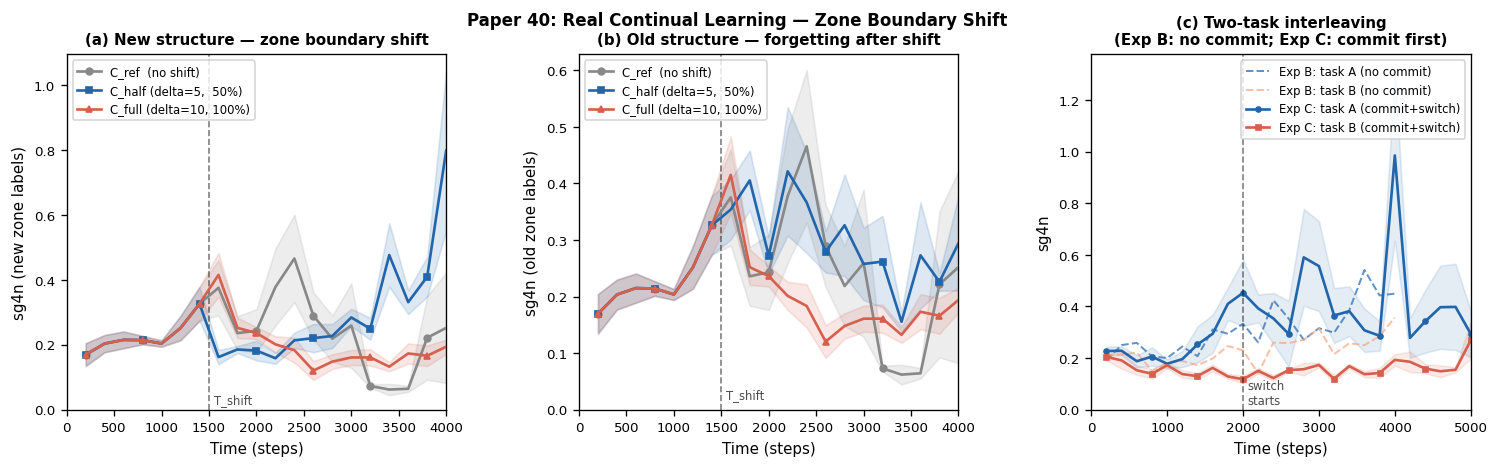

This figure's Python source:
"""paper40_figure1.py -- 3-panel figure for Paper 40"""
import json, math, numpy as np, matplotlib
matplotlib.use('Agg')
import matplotlib.pyplot as plt
import matplotlib.patches as mpatches

DATA = 'results/paper40_results.json'
OUT_PDF = 'paper40_figure1.pdf'
OUT_PNG = 'paper40_figure1.png'

T_SHIFT_A  = 1500
T_COMMIT_C = 2000
ZW = 10

BLUE  = '#2166ac'
RED   = '#d6604d'
GREEN = '#4dac26'
GRAY  = '#888888'
ORANGE= '#f4a582'
PURPLE= '#762a83'

def mn(lst):
    v = [x for x in lst if x is not None and not math.isnan(x)]
    return (float(np.mean(v)), float(np.std(v)/np.sqrt(len(v)))) if v else (float('nan'), float('nan'))

def load():
    with open(DATA) as f: return json.load(f)

data = load()

fig, axes = plt.subplots(1, 3, figsize=(13, 4))
fig.subplots_adjust(left=0.07, right=0.97, bottom=0.14, top=0.88, wspace=0.35)

# ── Panel (a): Exp A — new zone structure building ────────────────────────────
ax = axes[0]
CPS_A = list(range(200, 4001, 200))
label_map = {
    0:  ('C_ref  (no shift)',        GRAY,   '-',  'o'),
    5:  ('C_half (delta=5,  50%)',   BLUE,   '-',  's'),
    10: ('C_full (delta=10, 100%)', RED,    '-',  '^'),
}
for delta, (lbl, col, ls, mk) in label_map.items():
    runs = [r for r in data if r['exp']=='A' and r['delta_after']==delta]
    ts   = runs[0]['ts']
    n    = len(ts)
    vals = [mn([r['sg4ns_new'][i] for r in runs]) for i in range(n)]
    means = [v[0] for v in vals]; sems = [v[1] for v in vals]
    ts_a = np.array(ts)
    ax.plot(ts_a, means, color=col, ls=ls, lw=1.6, marker=mk, ms=4,
            markevery=3, label=lbl, zorder=3)
    ax.fill_between(ts_a, np.array(means)-np.array(sems),
                    np.array(means)+np.array(sems), color=col, alpha=0.15)

ax.axvline(T_SHIFT_A, color='k', lw=1.0, ls='--', alpha=0.5)
ax.text(T_SHIFT_A+50, 0.02, 'T_shift', fontsize=7, color='k', alpha=0.7)
ax.set_xlabel('Time (steps)', fontsize=9)
ax.set_ylabel('sg4n (new zone labels)', fontsize=9)
ax.set_title('(a) New structure — zone boundary shift', fontsize=9, fontweight='bold')
ax.legend(fontsize=7, loc='upper left')
ax.set_xlim(0, 4000); ax.set_ylim(bottom=0)
ax.tick_params(labelsize=8)

# ── Panel (b): Exp A — old structure forgetting (C_half most interesting) ─────
ax = axes[1]
for delta, (lbl, col, ls, mk) in label_map.items():
    runs = [r for r in data if r['exp']=='A' and r['delta_after']==delta]
    ts   = runs[0]['ts']; n = len(ts)
    # old = sg4n_old for shifted conds, = sg4n_new for ref (they're the same)
    vals = [mn([r['sg4ns_old'][i] for r in runs]) for i in range(n)]
    means = [v[0] for v in vals]; sems = [v[1] for v in vals]
    ts_a = np.array(ts)
    ax.plot(ts_a, means, color=col, ls=ls, lw=1.6, marker=mk, ms=4,
            markevery=3, label=lbl, zorder=3)
    ax.fill_between(ts_a, np.array(means)-np.array(sems),
                    np.array(means)+np.array(sems), color=col, alpha=0.15)

ax.axvline(T_SHIFT_A, color='k', lw=1.0, ls='--', alpha=0.5)
ax.text(T_SHIFT_A+50, 0.02, 'T_shift', fontsize=7, color='k', alpha=0.7)
ax.set_xlabel('Time (steps)', fontsize=9)
ax.set_ylabel('sg4n (old zone labels)', fontsize=9)
ax.set_title('(b) Old structure — forgetting after shift', fontsize=9, fontweight='bold')
ax.legend(fontsize=7, loc='upper left')
ax.set_xlim(0, 4000); ax.set_ylim(bottom=0)
ax.tick_params(labelsize=8)

# ── Panel (c): Exp C — post-commitment interleaved switching ──────────────────
ax = axes[2]
CPS_C = list(range(200, 5001, 200))
runs_B = [r for r in data if r['exp']=='B']
runs_C = [r for r in data if r['exp']=='C']

# Exp B (no commitment): sg4n_A, sg4n_B
if runs_B:
    ts_b = np.array(runs_B[0]['ts'])
    n_b  = len(ts_b)
    vA = [mn([r['sg4ns_A'][i] for r in runs_B]) for i in range(n_b)]
    vB = [mn([r['sg4ns_B'][i] for r in runs_B]) for i in range(n_b)]
    ax.plot(ts_b, [v[0] for v in vA], color=BLUE,   ls='--', lw=1.2,
            label='Exp B: task A (no commit)', alpha=0.7)
    ax.plot(ts_b, [v[0] for v in vB], color=ORANGE, ls='--', lw=1.2,
            label='Exp B: task B (no commit)', alpha=0.7)

# Exp C (post-commitment): sg4n_A, sg4n_B
if runs_C:
    ts_c = np.array(runs_C[0]['ts'])
    n_c  = len(ts_c)
    vA = [mn([r['sg4ns_A'][i] for r in runs_C]) for i in range(n_c)]
    vB = [mn([r['sg4ns_B'][i] for r in runs_C]) for i in range(n_c)]
    mA = [v[0] for v in vA]; sA = [v[1] for v in vA]
    mB = [v[0] for v in vB]; sB = [v[1] for v in vB]
    ax.plot(ts_c, mA, color=BLUE,   ls='-', lw=1.6, marker='o', ms=3,
            markevery=3, label='Exp C: task A (commit+switch)')
    ax.plot(ts_c, mB, color=RED,    ls='-', lw=1.6, marker='s', ms=3,
            markevery=3, label='Exp C: task B (commit+switch)')
    ax.fill_between(ts_c, np.array(mA)-np.array(sA),
                    np.array(mA)+np.array(sA), color=BLUE, alpha=0.12)
    ax.fill_between(ts_c, np.array(mB)-np.array(sB),
                    np.array(mB)+np.array(sB), color=RED, alpha=0.12)

ax.axvline(T_COMMIT_C, color='k', lw=1.0, ls='--', alpha=0.5)
ax.text(T_COMMIT_C+60, 0.02, 'switch\nstarts', fontsize=7, color='k', alpha=0.7)

ax.set_xlabel('Time (steps)', fontsize=9)
ax.set_ylabel('sg4n', fontsize=9)
ax.set_title('(c) Two-task interleaving\n(Exp B: no commit; Exp C: commit first)',
             fontsize=9, fontweight='bold')
ax.legend(fontsize=7, loc='upper right')
ax.set_xlim(0, 5000); ax.set_ylim(bottom=0)
ax.tick_params(labelsize=8)

plt.suptitle('Paper 40: Real Continual Learning — Zone Boundary Shift',
             fontsize=10, fontweight='bold', y=0.97)

plt.savefig(OUT_PDF, dpi=150, bbox_inches='tight')
plt.savefig(OUT_PNG, dpi=120, bbox_inches='tight')
print(f"Saved {OUT_PDF} / {OUT_PNG}")
